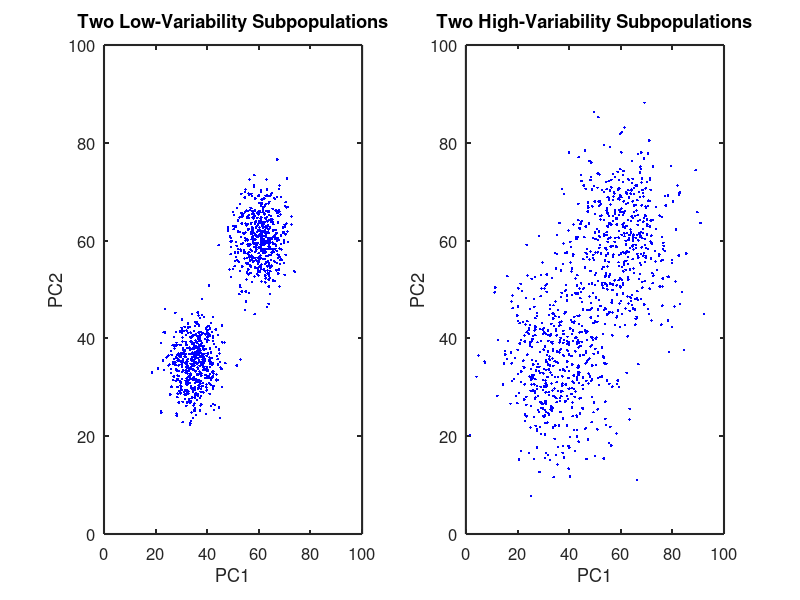
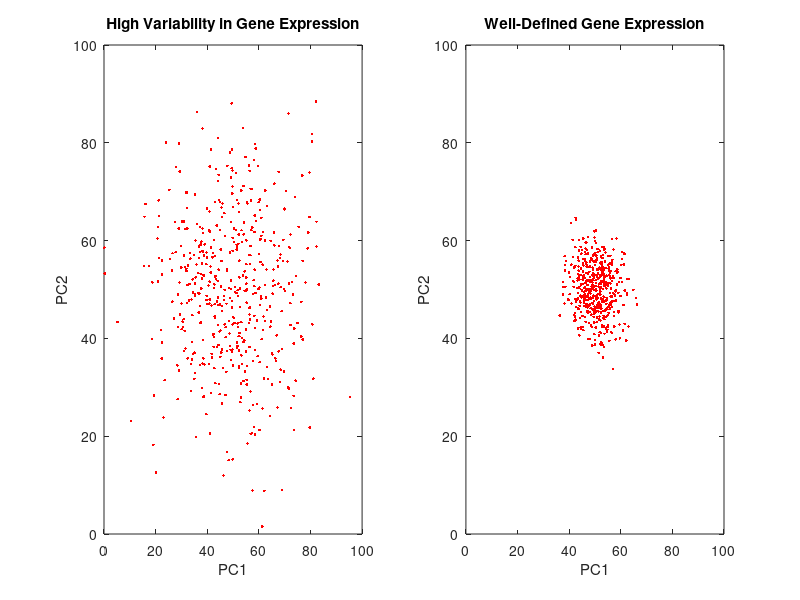
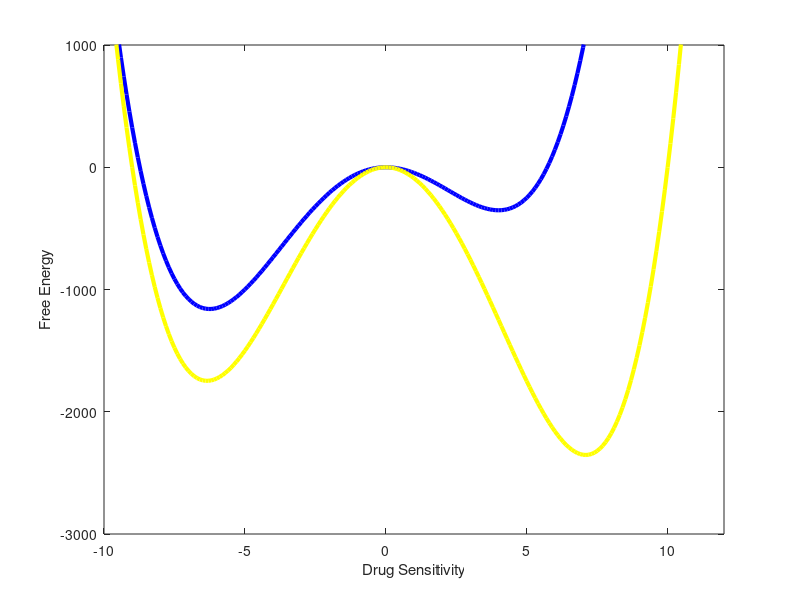

Here is the MATLAB script that generated these plots, in order:
clear all, close all, clc
% This script makes figures for qual:

% First make scatterplot of large variance in x and y

ax = 5;
bx1 = 35;
ay = 5;
by1 = 35;
bx2 = 60;
by2 = 60;
y1 = ay.*randn(500,1) + by1;
x1 = ax.*randn(500,1) + bx1;
y2 = ay.*randn(500,1) + by2;
x2 = ax.*randn(500,1) + bx2;


ax = 10;
bx1 = 35;
ay = 10;
by1 = 35;
bx2 = 60;
by2 = 60;
y5 = ay.*randn(500,1) + by1;
x5 = ax.*randn(500,1) + bx1;
y6 = ay.*randn(500,1) + by2;
x6 = ax.*randn(500,1) + bx2;

figure(1)
subplot(1,2,1)
plot(x1,y1, 'b.')
hold on
plot(x2,y2, 'b.')
set(gca,'LineWidth',1.5,'FontSize',12);
xlabel('PC1')
ylabel('PC2')
xlim([0 100])
ylim([0 100])
title('Two Low-Variability Subpopulations')
subplot(1,2,2)
plot(x5,y5, 'b.')
hold on
plot(x6,y6, 'b.')
set(gca,'LineWidth',1.5,'FontSize',12);
xlabel('PC1')
ylabel('PC2')
xlim([0 100])
ylim([0 100])
title('Two High-Variability Subpopulations')


%%
ax3 = 15;
bx3 = 50;
by3 = 50;
ay3 = 15;
x3 = ax3.*randn(500,1) + bx3;
y3 = ay3.*randn(500,1) + by3;
ax4 = 5;
ay4 = 5;
x4 = ax4.*randn(500,1) + bx3;
y4 = ay4.*randn(500,1) + by3;

figure(2)
subplot(1,2,1)
plot(x3,y3, 'r.')
xlim([0 100])
ylim([0 100])
xlabel('PC1')
ylabel('PC2')
title('High Variability in Gene Expression')
subplot(1,2,2)
plot(x4,y4, 'r.')
xlim([0 100])
ylim([0 100])
xlabel('PC1')
ylabel('PC2')
title('Well-Defined Gene Expression')
%%
x = -15:.1:15;
a1 = -50;
a2 = -90;
F1 = x.^4 + 3.*(x.^3) +a1.*(x.^2) ;
F2 = x.^4 -1.*(x.^3) +a2.*(x.^2) ;

figure(3)
hold off
set(gca,'LineWidth',1.5,'FontSize',12);
set(gca,'ytick',[])
set(gca,'xtick',[])
plot(x, F1, 'b-','LineWidth', 3)
hold on
plot(x, F2, 'y-', 'LineWidth', 3)
xlabel('Drug Sensitivity')
ylabel('Free Energy')
ylim([-3000, 1000])
xlim([-10, 12])
